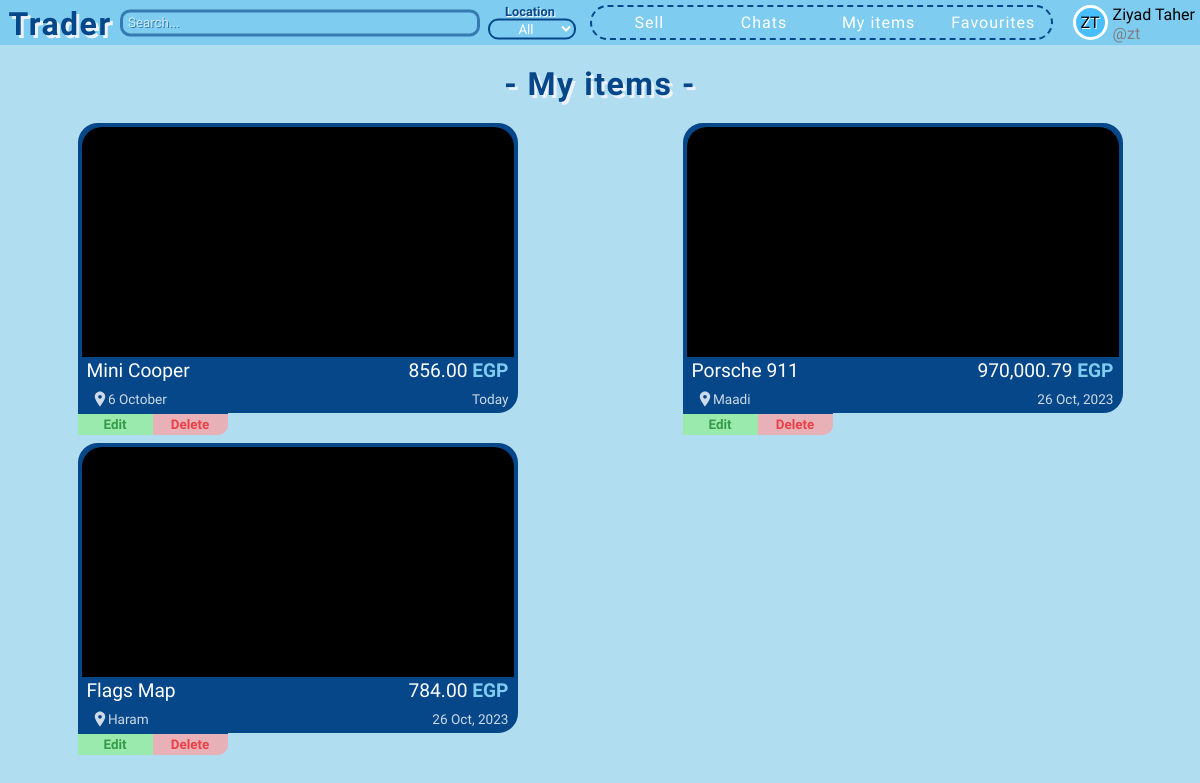
Before: /my-items (signed in) with the older database file.
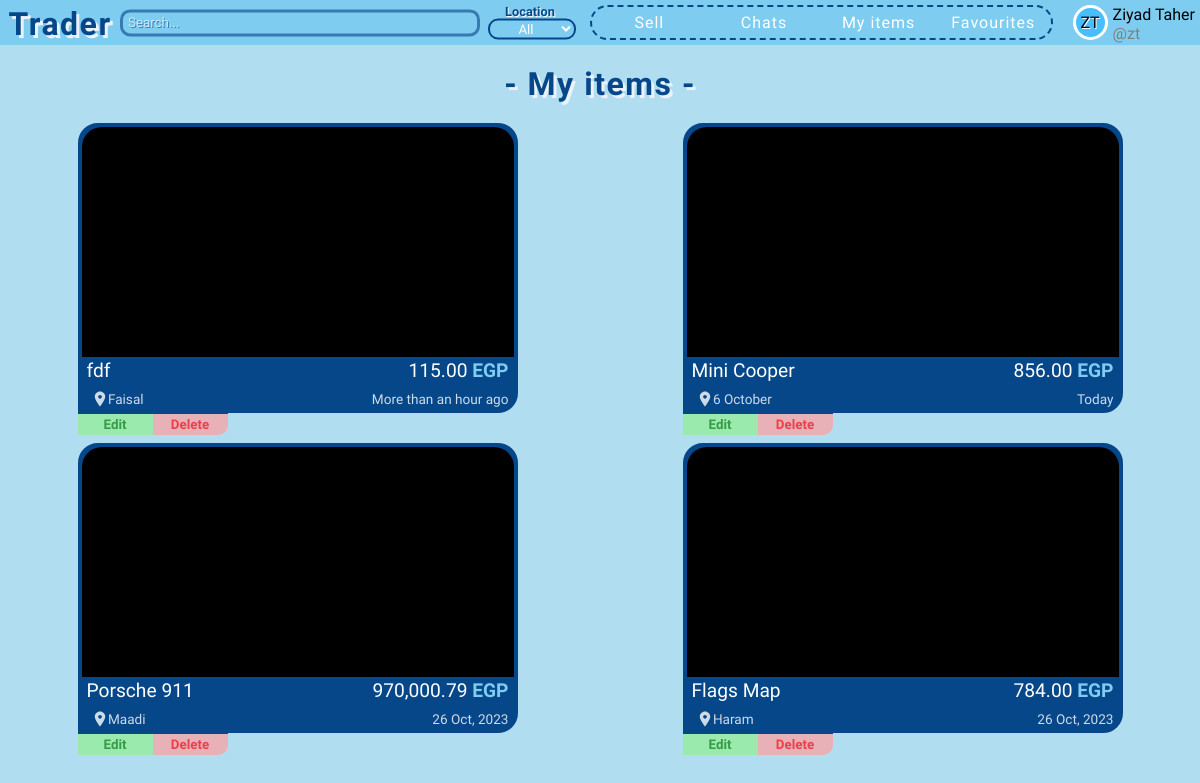
After: the same page with the newer database file.
### app/models.py (models this page shows)
class User(db.Model, UserMixin):
    id = db.Column(db.Integer, primary_key=True)  # User ID
    firstname = db.Column(db.String(50), nullable=False)  # First name
    lastname = db.Column(db.String(50), nullable=False)  # Last name
    username = db.Column(db.String(30), unique=True, nullable=False)  # Unique username
    email = db.Column(db.String(120), unique=True, nullable=False)  # Unique email
    password = db.Column(db.String(120), nullable=False)  # Password
    profile_color = db.Column(db.String(25), nullable=True, default=None)  # Profile color
    sent_chat = db.relationship('Chat', backref='sent_by_set', lazy=True, foreign_keys='Chat.sent_by')  # Chats sent by this user
    received_chat = db.relationship('Chat', backref='received_by_set', lazy=True, foreign_keys='Chat.received_by')  # Chats received by this user
    items = db.relationship('Item', backref='item_owner', lazy=True)  # Items posted by this user
    contacts = db.relationship('User', secondary=user_contacts,  # Many-to-many relationship for contacts
                               primaryjoin=(user_contacts.c.contact_id == id),
                               secondaryjoin=(user_contacts.c.contacted_id == id),
                               backref=db.backref('contacted_by', lazy='dynamic'),
                               lazy='dynamic')
    favourites = db.relationship('Item', secondary=favourite_items, backref=db.backref('fav_users', lazy='dynamic'))  # Many-to-many relationship for favorite items

class Item(db.Model):
    id = db.Column(db.Integer, primary_key=True)  # Item ID
    title = db.Column(db.String(100), nullable=False)  # Item title
    description = db.Column(db.Text, nullable=False)  # Item description
    location = db.Column(db.String(100), nullable=False)  # Item location
    price = db.Column(db.Float, default=0, nullable=False)  # Item price
    is_sold = db.Column(db.Boolean, default=False)  # Is item sold?
    created_at = db.Column(db.DateTime)  # Item creation timestamp
    owner = db.Column(db.Integer, db.ForeignKey("user.id"), nullable=False)  # Owner of the item
    images = db.relationship('Image', backref='images_set', lazy=True)  # Images associated with the item
    chats = db.relationship('Chat', backref='chats_set', lazy=True)  # Chats related to the item

### app/routes.py (the view)
@app.get("/my-items")
@login_required
def my_items():
    items = Item.query.filter_by(owner=current_user.id).order_by(Item.created_at.desc()).all()
    return render_template('my-items.html', items=items)

### app/__init__.py (called while the page is built)
def price_format(float):
    return '{:,.2f}'.format(float)

### app/routes.py (called while the page is built)
@login_manager.user_loader
def load_user(user_id):
    return User.query.get(int(user_id))

### app/templates/my-items.html (shortened to what this page needs)
{% extends 'base.html' %}
{% block head %}
    <link rel="stylesheet" href="{{ url_for('static', filename='css/partials/item.css') }}">
{% endblock %}
{% block nav_search %}nav-search{% endblock %}
{% block search_location %}
    <input type="search" class="search" placeholder="Search...">
    <div class="location-cont">
        <div>Location</div>
        <select name="location" class="location" title="Location">
            <option class="all" value="">All</option>
        </select>
    </div>
{% endblock %}
{% block content %}
    <header class="pge-header" style="margin: 15px;">- My items -</header>
    <div class="items-cont seller-items-cont">
        {% for item in items %}
            {% with seller_page=True, all_items_page=True %}
                {% include 'partials/item.html' %}
            {% endwith %}
        {% endfor %}
    </div>
{% endblock %}

### app/templates/base.html (shortened to what this page needs)
<!DOCTYPE html>
<html lang="en">
<head>
    <link rel="stylesheet" href="{{ url_for('static', filename='css/base.css') }}">
    <link rel="stylesheet" href="{{ url_for('static', filename='css/partials/user-card.css') }}">
    {% block head %}
    {% endblock %}
</head>
<body>
    {% block nav %}
        <header>
            <nav class="{% block nav_search %}{% endblock %}">
                <a href="{{ url_for('index') }}" class="app-name">Trader</a>
                {% block search_location %}
                {% endblock %}
                <div class="all-links">
                    <a href="{{ url_for('sell') }}" class="nav-link">Sell</a>
                    <a href="{{ url_for('all_contacts') }}" class="nav-link">Chats</a>
                    <a href="{{ url_for('my_items') }}" class="nav-link">My items</a>
                    <a href="{{ url_for('favourites') }}" class="nav-link">Favourites</a>
                </div>
                <div class="user-card-cont">
                    {% if current_user.is_authenticated %}
                        {% include 'partials/user-card.html' %}
                    {% else %}
                        <div class="guest">@Guest</div>
                        <div class="login-signup">
                            <a href="{{ url_for('login') }}" class="login">Log in</a>
                            <a href="{{ url_for('signup') }}" class="signup">Sign up</a>
                        </div>
                    {% endif %}
                </div>
            </nav>
        </header>
    {% endblock %}
    {% block content %}
    {% endblock %}
</body>
</html>

### app/templates/partials/user-card.html
<div class="user-logo-cont" style="background-color: #{{ current_user.profile_color }};">
    <div class="user-logo">{{ current_user.firstname[0]|upper }}{{ current_user.lastname[0]|upper }}</div>
</div>
<div class="first-last-name">{{ current_user.firstname|title }} {{ current_user.lastname|title }}</div>
<span class="username">@{{ current_user.username }}</span>

### app/templates/partials/item.html (shortened to what this page needs)
<div class="single-item-cont location-{% if item.location == '6 October' %}october{% else %}{{ item.location|lower }}{% endif %}" id="item-{{ item.id }}">
    <a class="item" href="{{ url_for('single_item', item_id=item.id) }}">
        <div class="img-cont">
        </div>
        <div class="upper">
            <div class="item-title">{{ item.title }}</div>
            <div class="item-price">{{ price_format(item.price) }} <span class="egp">EGP</span></div>
        </div>
        <div class="lower">
            <div class="item-location">
                <svg
                    width="18px"
                    height="18px"
                    xmlns="http://www.w3.org/2000/svg"
                    viewBox="0 0 24 24"
                    fill="#fff"
                >
                    <path d="M12 2C8.13 2 5 5.13 5 9c0 4.25 7 13 7 13s7-8.75 7-13c0-3.87-3.13-7-7-7zm0 9.5c-1.38 0-2.5-1.12-2.5-2.5s1.12-2.5 2.5-2.5 2.5 1.12 2.5 2.5-1.12 2.5-2.5 2.5z" />
                </svg> {{ item.location }}
            </div>
            <div>{{ date_format(item.created_at) }}</div>
        </div>
    </a>
    {% if seller_page %}
    <div class="seller-page-btns">
        {% if all_items_page %}
        <div class="edit-delete">
            <button class="edit-btn" onclick="window.location.href = `{{ url_for('edit_item', item_id=item.id) }}`">Edit</button>
            <button class="delete-btn" onclick="window.location.href = `{{ url_for('delete_item', item_id=item.id) }}`">Delete</button>
        </div>
        {% endif %}
    </div>
    {% endif %}
</div>

### app/static/css/base.css (style rules this page uses)
* { font-family: 'Varela Round', serif; box-sizing: border-box; margin: 0; padding: 0; font-size: bolder; }
body { background-color: #B1DDF1; color: white; }
nav { display: grid; grid-template-columns: 120px 1fr auto; background-color: #7eccf0; height: 45px; }
.nav-search { grid-template-columns: 120px 30% 100px 1fr auto; }
.app-name, .pge-header { position: relative; top: 5px; font-family: Cookie; font-weight: bolder; font-size: 2rem; text-align: center; letter-spacing: 1.5px; text-decoration: none; color: #064789; text-shadow: 3px 3px #EBF2FA; transition: all 0.3s; }
nav .search { position: relative; top: 50%; transform: translateY(-50%); border-radius: 10px; padding: 5px; height: 1.7rem; border: 3px solid #064789; background-color: #7eccf0; opacity: 0.6; }
nav .search::placeholder { color: white; text-shadow: 1px 1px #064789; }
nav .location-cont { position: relative; top: 50%; transform: translateY(-50%); margin: 0 5px; padding: 3px; color: #064789; font-weight: bolder; font-size: 0.8rem; text-shadow: 1px 1px white; text-align: center; }
nav .location { background-color: #7eccf0; border: 2px solid #064789; border-radius: 10px; color: white; width: fit-content; height: fit-content; padding: 0 3px; text-align: center; }
.all-links { display: flex; justify-content: space-evenly; align-items: center; border: 2px dashed #064789; height: 35px; border-radius: 20px; margin: 5px 10px; }
.all-links .nav-link:first-of-type { border-top-left-radius: 20px; border-bottom-left-radius: 20px; }
.all-links .nav-link:last-of-type { border-top-right-radius: 20px; border-bottom-right-radius: 20px; }
.all-links .nav-link { color: white; letter-spacing: 1px; text-decoration: none; height: 100%; width: 100%; text-align: center; padding-top: 6px; }
.user-card-cont { position: relative; display: grid; column-gap: 5px; grid-template-columns: auto 1fr; grid-template-rows: 1fr 1fr; color: black; padding: 5px; height: 45px; padding-left: 10px; transition: background-color .2s ease-out; cursor: pointer; width: fit-content; min-width: 100px; }

### app/static/css/partials/user-card.css (style rules this page uses)
.user-logo-cont { display: flex; justify-content: center; align-items: center; background-color: #7eccf0; width: 35px; height: 35px; border: 3px solid white; border-radius: 50%; text-shadow: 1px 1px white; grid-row: span 2; }
.user-logo { font-family: Amita; }
.username { color: gray; }

### app/static/css/partials/item.css (style rules this page uses)
.items-cont { display: grid; grid-template-columns: repeat(auto-fill, minmax(450px, 1fr)); gap: 10px 10px; padding: 10px 0; }
.single-item-cont { position: relative; width: 440px; margin: auto; transition: transform 0.5s; }
.item { position: relative; display: flex; flex-direction: column; justify-content: space-between; text-decoration: none; color: white; width: 440px; height: 290px; background-color: #064789; border-radius: 20px; border: 4px solid #064789; cursor: pointer; }
.img-cont { border-radius: 20px 20px 0 0; position: relative; background-color: black; overflow: hidden; height: 85%; }
.upper, .lower { display: flex; justify-content: space-between; align-items: baseline; padding: 2px 5px; }
.upper { font-size: 1.2rem; }
span.egp { color: #7eccf0; font-weight: bolder; }
.lower { font-size: 0.85rem; opacity: 0.8; }
.lower svg { position: relative; top: 3.5px; left: 4px; }
.seller-items-cont { gap: 30px 10px; }
.seller-items-cont .item { border-bottom-left-radius: 0; }
.seller-page-btns .edit-delete { position: absolute; bottom: -22px; color: black; display: flex; justify-content: space-evenly; width: 150px; border-bottom-right-radius: 10px; overflow: hidden; border-top: 2px solid #064789; }
.seller-page-btns button { width: 100%; border-style: none; font-weight: bolder; cursor: pointer; opacity: 0.7; }
.seller-page-btns .edit-btn { padding: 3px; border-color: green; color: green; background-color: lightgreen; }
.seller-page-btns .delete-btn { padding: 3px; border-color: red; color: red; background-color: rgb(255, 159, 159); }

Changed rows visible on the page:
added Item: title "fdf", price "115.00", location "Faisal", created_at "More than an hour ago"
